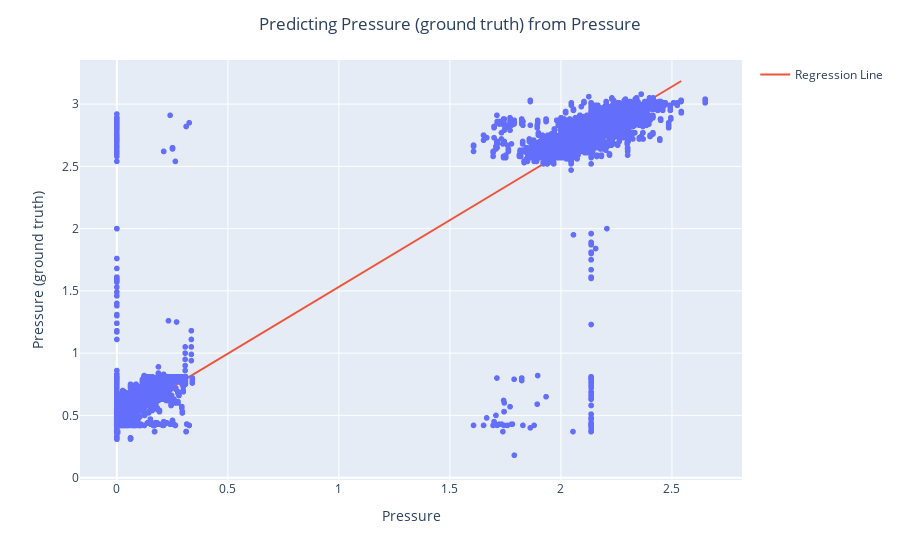

The cell this chart's notebook holds for it:
### Code cell
df_binary = df[['Pressure_ground_truth', 'Pressure']]
df_binary = df_binary.sample(frac=1)

X = np.array(df_binary['Pressure']).reshape(-1, 1)
y = np.array(df_binary['Pressure_ground_truth']).reshape(-1, 1)
  
# remove NaN values
df_binary.dropna(inplace = True)
  
# split the data into training and testing sets
X_train, X_test, y_train, y_test = train_test_split(X, y, test_size = 0.2)
  
regr = LinearRegression()
regr.fit(X_train, y_train)
print("Score: ", regr.score(X_test, y_test))
y_pred = regr.predict(X_test)
err = mean_squared_error(y_test, y_pred)**0.5
print("Error: ", err)
plt.scatter(X_train, y_train,color='g') 
plt.plot(X_test, y_pred,color='k') 
plt.title('Predicting Pressure (ground truth) from Pressure (measured))')
plt.xlabel('Pressure (measured))')
plt.ylabel('Pressure (ground truth)')
plt.show()

### Figure 1 — Plotly figure (JSON) as saved in the notebook; plotly's stock layout.template omitted (floating-point values rounded to 4 significant figures; data arrays with more than 128 entries replaced by an {"elided": "..."} marker saying what was removed)
{"data": [{"hovertemplate": "Pressure=%{x}<br>Pressure_ground_truth=%{y}<extra></extra>", "legendgroup": "", "marker": {"color": "#636efa", "symbol": "circle"}, "mode": "markers", "name": "", "showlegend": false, "type": "scattergl", "x": {"elided": "26320 float values"}, "xaxis": "x", "y": {"elided": "26320 float values"}, "yaxis": "y"}, {"mode": "lines", "name": "Regression Line", "type": "scatter", "x": {"elided": "5264 float values"}, "y": {"elided": "5264 float values"}}], "layout": {"legend": {"tracegroupgap": 0}, "margin": {"t": 60}, "title": {"text": "Predicting Pressure (ground truth) from Pressure", "x": 0.5}, "xaxis": {"anchor": "y", "domain": [0, 1], "title": {"text": "Pressure"}}, "yaxis": {"anchor": "x", "domain": [0, 1], "title": {"text": "Pressure (ground truth)"}}}}
